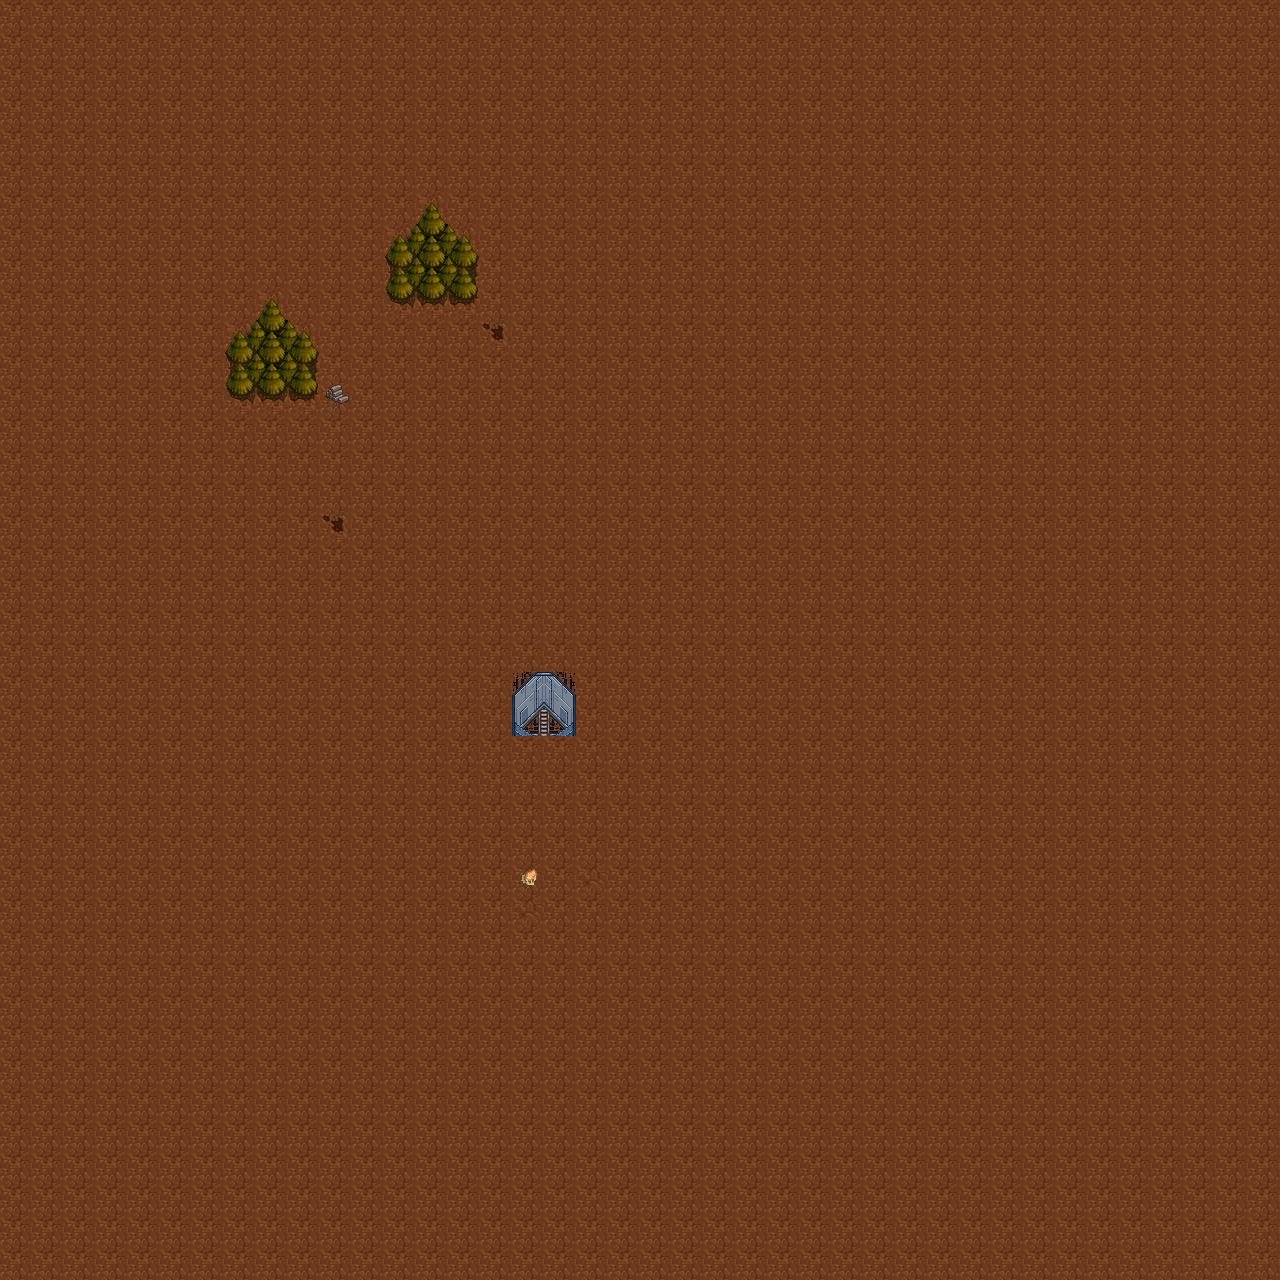

This is a level from a 2D game, rendered from its Tiled map with the project's own tilesets. A one-line summary and the map file follow, with tile-layer data summarised:
An orthogonal 40x40 tile map with 32x32 px tiles, 2 tile layers (Tile Layer 1, Tile Layer 2).

<map version="1.5" tiledversion="1.7.2" orientation="orthogonal" renderorder="right-down" width="40" height="40" tilewidth="32" tileheight="32" infinite="0" nextlayerid="3" nextobjectid="1">
 <editorsettings>
  <export target="untitled..csv" format="csv" />
 </editorsettings>
 <tileset firstgid="1" name="hyptosis_tile-art-batch-1(1)" tilewidth="32" tileheight="32" tilecount="900" columns="30">
  <image source="../hyptosis_tile-art-batch-1(1).png" width="960" height="960" />
 </tileset>
 <layer id="1" name="Tile Layer 1" width="40" height="40">
  <data>[1600 cells, 1600 non-empty, 13 distinct tile ids]</data>
 </layer>
 <layer id="2" name="Tile Layer 2" width="40" height="40">
  <data>[1600 cells, 5 non-empty, 5 distinct tile ids]</data>
 </layer>
</map>
